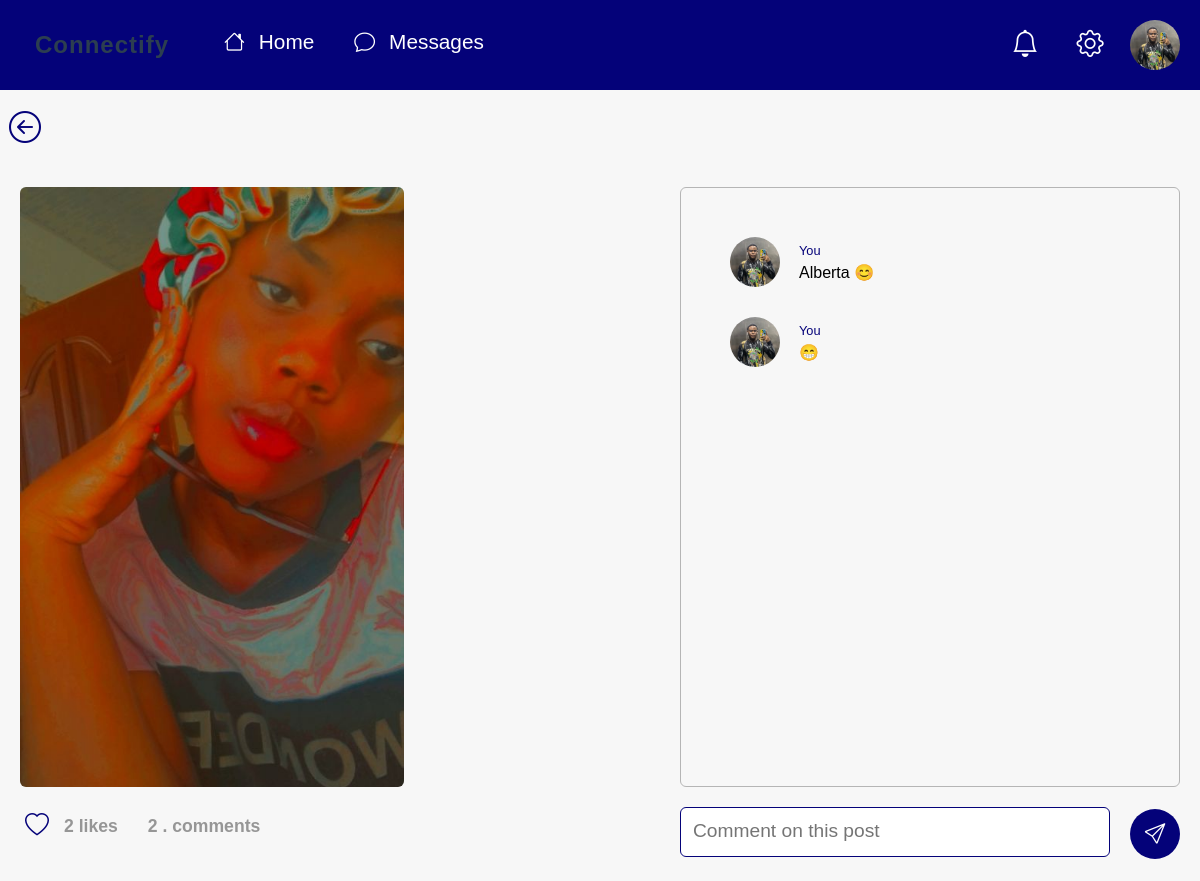
The page /posts/feed/62/view_post/ (signed in) on the database its author committed.
### users/models.py (models this page shows, shortened)
class Profile(models.Model):
    user = models.OneToOneField(User, on_delete=models.CASCADE)
    bio = models.TextField(blank=True, null=True)
    profile_picture = models.ImageField(upload_to='profile_pictures/', blank=True, null=True)
    cover_picture = models.ImageField(upload_to='cover_pictures/', blank=True, null=True)
    date_of_birth = models.DateField(null=True, blank=True)
    is_online = models.BooleanField(default=False)
    last_seen = models.DateTimeField(null=True, blank=True)

### posts/models.py (models this page shows, shortened)
class Posts(models.Model):
    MEDIA_TYPE_CHOICES = (
        ('image', 'Image'),
        ('video', 'Video'),
    )
    user = models.ForeignKey(User, on_delete=models.CASCADE)
    content = models.TextField()
    text_post = models.TextField(null=True, blank=True)
    media = models.FileField(upload_to='post_media', blank=True, null=True)
    media_type = models.CharField(max_length=10, choices=MEDIA_TYPE_CHOICES, blank=True, null=True)
    created_at = models.DateTimeField(auto_now_add=True)

class Comment(models.Model):
    user = models.ForeignKey(User, on_delete=models.CASCADE)
    post = models.ForeignKey(Posts, on_delete=models.CASCADE, related_name="comments")
    content = models.TextField()
    commented_at = models.DateTimeField(auto_now_add=True)

### posts/views.py (the view)
# urls.py: path("feed/<int:pk>/view_post/", views.view_feed_post, name="view_post"),
def view_feed_post(request, pk):
    all_posts = Posts.objects.annotate(
        is_liked_by_user=Exists(
            Like.objects.filter(pk=pk, post=OuterRef('pk'))
        )
    )
    this_post = Posts.objects.get(pk=pk)
    comments = this_post.comments.all()
    return render(request, 'view_post.html', {"this_post":this_post, "comments":comments, "all_posts":all_posts})

### posts/templates/view_post.html (shortened to what this page needs)
{% load static %}
<!DOCTYPE html>
<html lang="en">
<head>
    <link rel="stylesheet" href={% static "CSS/view.css" %}>
    <link rel="stylesheet" href="https://cdn.jsdelivr.net/npm/bootstrap-icons@1.11.3/font/bootstrap-icons.min.css">
</head>
<body>
    {% include "base/base.html" %}
    <div class="back_button">
        <div class="back_">
            <button class="back_button">
            <i class="bi bi-arrow-left-circle"></i>
            </button>
        </div>
    </div>
    <div class="view_post">
        <div class="post_wrap">
            <div class="post_container">
                <div class="left_view_post">
                    <div class="view_post_media">
                        <div class="_view_l_med">
                            {% if this_post.media_type == "video" %}
                                <video controls>
                                    <source src="{{ this_post.media.url }}" type="video/mp4">
                                    Your browser does not support the video tag.
                                </video>
                            {% elif this_post.media_type == "image" %}
                                <img src="{{ this_post.media.url }}" alt="Post media">
                            {% elif this_post.text_post %}
                            <div class="p_t">
                                <div>{{ this_post.text_post }}</div>
                            </div>
                            {% else %}
                                <p>No media available.</p>
                            {% endif %}
                        </div>
                    </div>
                    <form class="form" method="post" data-url="{% url 'like_post' this_post.id %}">
                        <div class="likes_q">
                            <div class="likes">
                                {% if this_post.is_liked_by_user %}
                                    <button name="like" class="like_post" id="likebtn">
                                        <i name="heart" class="bi bi-heart-fill" id="likeIcon">
                                            <div class="red"></div>
                                        </i>
                                    </button>
                                    {% else %}
                                    <button name="like" class="like_post" id="likebtn">
                                        <i name="heart" class="bi bi-heart" id="likeIcon">
                                        </i>
                                    </button>
                                {% endif %}
                            </div>
                            <div class="like_amo">
                                <div class="like__nu">
                                    <span class="likes_number">{{this_post.likes.count}} likes</span>
                                </div>
                                <div class="comment_num">
                                    <span id="comment-count">{{comments.count}} . comments</span>
                                </div>
                            </div>
                        </div>
                    </form>
                </div>
                <div class="right_view_post" style="position : relative;">
                    <div class="comments_box">
                        <div class="right_content">
                            <div class="comments">
                                {% if comments %}
                                <div class="al_users_co">
                                    <div class="comment_flex">
                                        {% for comment in comments %}
                                            <div class="all_coments">
                                                <div class="comments_all">
                                                    <div class="comment_user_profile">
                                                        <div class="comment_profile" onclick="location.pathname = `/profile/@{{user}}`">
                                                            {% if comment.user.profile.profile_picture %}
                                                                <img src="{{ comment.user.profile.profile_picture.url }}" alt="{{ comment.user.username }}'s profile" />
                                                            {% else %}
                                                                <img src="default-profile-pic.jpg" alt="Default profile picture" />
                                                            {% endif %}
                                                        </div>
                                                    </div>
                                                    <div class="user_comment">
                                                        <div class="u_c_usn">
                                                            <div class="u_c_n">
                                                                <div class="user-name">
                                                                    {% if comment.user == request.user %}
                                                                    <span>You</span>
                                                                    {% else %}
                                                                    <span>{{comment.user}}</span>
                                                                    {% endif %}
                                                                </div>
                                                            </div>
                                                            <div class="actua_comme">
                                                                <div class="comment_text">
                                                                    <span>{{comment.content}}</span>
                                                                </div>
                                                            </div>
                                                        </div>
                                                    </div>
                                                </div>
                                            </div>
                                        {% endfor %}
                                    </div>
                                </div>
                                {% endif %}
                            </div>
                            <div class="write_comment">
                                <form method="post" class="comment_form" data-url="{% url 'comment_post' this_post.id %}">
                                    <div class="comment_input_area">
                                        <div class="comment_input">
                                            <div class="comm_i">
                                                <textarea class="com_box" name="comment" id="comment_box" placeholder="Comment on this post"></textarea>
                                            </div>
                                        </div>
                                        <div class="comen_se">
                                            <button id="comment_on_post">
                                                <div class="send_comment_icon">
                                                    <i class="bi bi-send"></i>
                                                </div>
                                            </button>
                                        </div>
                                    </div>
                                </form>
                            </div>
                        </div>
                    </div>
                </div>
            </div>
        </div>
    </div>
</body>
</html>

### base/base.html (shortened to what this page needs)
    <section>
        {% load static %}
        <link rel="stylesheet" href="https://cdn.jsdelivr.net/npm/bootstrap-icons@1.11.3/font/bootstrap-icons.min.css">
        <link rel="stylesheet" type="text/css" href="https://cdn.jsdelivr.net/npm/toastify-js/src/toastify.min.css">
        <link rel="stylesheet" href={% static 'CSS/base.css' %}>
        <nav class="nav_bar">
            <div class="top_nav">
                <div class="side_nav">
                    <div class="nav">
                        <div class="left_n">
                            <div class="side_logo">
                                <div class="logo">
                                    <h4>Connectify</h4>
                                </div>
                            </div>
                            <div class="side_links">
                                <div class="links">
                                    <ul>
                                        <li>
                                            <a href="/posts/feed/">
                                                <div class="tabs">
                                                    <div class="icon">
                                                        <i class="bi bi-house"></i>
                                                    </div>
                                                    <div class="nav_link">
                                                        <div class="act_link">
                                                            Home
                                                        </div>
                                                    </div>
                                                </div>
                                            </a>
                                        </li>
                                        <li>
                                            <a href="/messages">
                                                <div class="tabs">
                                                    <div class="icon">
                                                        <i class="bi bi-chat"></i>
                                                    </div>
                                                    <div class="nav_link">
                                                        <div class="act_link">
                                                            Messages
                                                        </div>
                                                    </div>
                                                </div>
                                            </a>
                                        </li>
                                    </ul>
                                </div>
                            </div>
                        </div>
                        <div class="side_bottom">
                            <div class="side_bottom_wrap">
                                <div class="side_botton_settings">
                                    <div class="notification_gear">
                                        <button>
                                            <i class="bi bi-bell"></i>
                                        </button>
                                    </div>
                                </div>
                                <div class="side_botton_settings">
                                    <div class="setting_gear">
                                        <button>
                                            <i class="bi bi-gear"></i>
                                        </button>
                                    </div>
                                </div>
                                <a href="{% url 'profile' request.user %}" class="profile_img">
                                    <div class="set_profile">
                                        {% if user.is_authenticated and user.profile.profile_picture %}
                                        <img src="{{ user.profile.profile_picture.url }}" alt="Profile Picture">
                                        {% else %}
                                            <img src="/static/images/avatar-4.png" alt="Default Profile Picture">
                                        {% endif %}
                                    </div>
                                </a>
                            </div>
                        </div>
                    </div>
                </div>
        </nav>
    </section>

### rows shown on the page
Posts: media (picture), likes.count "2", count "2"
Comment: user.profile.profile_picture (picture), shows "You", content "Alberta 😊"
Comment: user.profile.profile_picture (picture), shows "You", content "😁"
